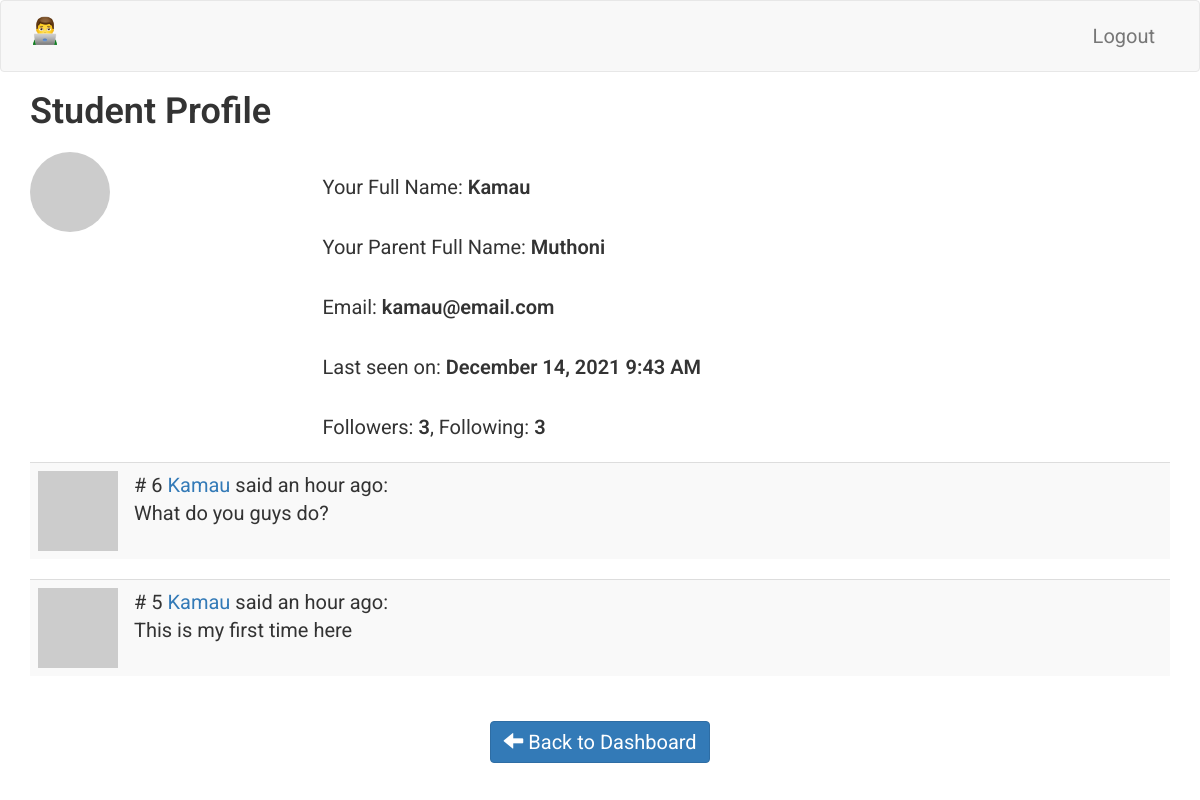
Screenshot of /student/Kamau/profile (signed in) with the database file from the repository.
### app/models.py (models this page shows, shortened)
class Client(UserMixin, db.Model):
    __tablename__ = 'client'
    id = db.Column(db.Integer, primary_key=True)
    parent_full_name = db.Column(db.String(64), index=True)
    parent_email = db.Column(db.String(120), index=True)
    parent_phone = db.Column(db.String(120), index=True)
    parent_occupation = db.Column(db.String(120), index=True)
    parent_residence = db.Column(db.String(120), index=True)
    parent_password_hash = db.Column(db.String(128))
    parent_about_me = db.Column(db.String(140))
    parent_last_seen = db.Column(db.DateTime, default=datetime.utcnow)
    student_full_name = db.Column(db.String(64), index=True)
    student_email = db.Column(db.String(120), index=True)
    student_phone = db.Column(db.String(120), index=True)
    student_school = db.Column(db.String(120), index=True)
    student_age = db.Column(db.Integer, index=True)
    student_password_hash = db.Column(db.String(128))
    student_about_me = db.Column(db.String(140))
    student_last_seen = db.Column(db.DateTime, default=datetime.utcnow)
    comments = db.relationship('CommunityComment', backref='author', lazy='dynamic')
    def avatar_student(self, size):
        digest = md5(self.student_email.lower().encode('utf-8')).hexdigest()
        return 'https://www.gravatar.com/avatar/{}?d=identicon&s={}'.format(
            digest, size)

class CommunityComment(db.Model):
    __tablename__ = 'community_comment'
    id = db.Column(db.Integer, primary_key=True)
    body = db.Column(db.String(140))
    timestamp = db.Column(db.DateTime, index=True, default=datetime.utcnow)
    client_id = db.Column(db.Integer, db.ForeignKey('client.id'))

### app/routes.py (the view)
@app.route('/student/<student_full_name>/profile')
@login_required
def profile_student(student_full_name):
    student = Client.query.filter_by(student_full_name=student_full_name).first_or_404()
    comments = student.comments.order_by(CommunityComment.timestamp.desc()).all()
    return render_template('profile_student.html',
                           title='Profile',
                           student=student,
                           comments=comments
                           )

### app/models.py (called while the page is built)
@login.user_loader
def load_user(id):
    return Client.query.get(int(id))

### app/routes.py (called while the page is built)
@app.before_request
def before_request_student():
    if current_user.is_authenticated:
        current_user.student_last_seen = datetime.utcnow()
        db.session.commit()

@app.before_request
def before_request_parent():
    if current_user.is_authenticated:
        current_user.parent_last_seen = datetime.utcnow()
        db.session.commit()

### app/templates/profile_student.html (shortened to what this page needs)
{% extends 'base.html' %}
{% block app_content %}
<div class="row">
    <div class="col-sm-12">
        <H1>Student Profile</H1>
    </div>
</div>
<div class="row">
    <div class="col-sm-3">
        <img src=" {{ student.avatar_student(128) }} " class="img-circle">
    </div>
    <div class="col-sm-9">
        <p>
            Your Full Name: <span style="font-weight: 600;">{{ student.student_full_name }}</span>
        </p>
        <p>
            Your Parent Full Name: <span style="font-weight: 600;">{{ student.parent_full_name }}</span>
        </p>
        <p>
            Email: <span style="font-weight: 600;">{{ student.student_email }}</span>
        </p>
        {% if student.student_last_seen %}
            <p>
                Last seen on: <span style="font-weight: 600;">{{ moment(student.student_last_seen).format('LLL') }}</span>
            </p>
        {% endif %}
        <p>
            Followers: <span style="font-weight: 600;">3</span>, Following: <span style="font-weight: 600;">3</span>
        </p>
    </div>
</div>
<div class="row">
    <div class="col-sm-12">
        {% for comment in comments %}
            {% include '_comments_students.html' %}
        {% endfor %}
    </div>
</div>
<div class="row text-center">
    <div class="col-sm-4">
    </div>
    <div class="col-sm-4">
        <p>
            <a href=" {{ url_for('dashboard_student') }} " class="btn btn-primary">
                <span class="glyphicon glyphicon-arrow-left" aria-hidden="true"></span>
                    Back to Dashboard
            </a>
        </p>
    </div>
    <div class="col-sm-4">
    </div>
</div>
{% endblock %}

### app/templates/_comments_students.html
<table class="table table-striped">
    <tr valign='top'>
        <td width="30px">
            <a href=" {{ url_for('profile_student', student_full_name=comment.author.student_full_name) }} ">
                <img src=" {{ comment.author.avatar_student(30) }}  ">
            </a>
        </td>
        <td>
            <span class="comment-id"># {{ comment.id }} </span>
            <a href="{{ url_for('profile_student', student_full_name=comment.author.student_full_name) }}">
                <span class="comment-author-admin"> {{ comment.author.student_full_name }} </span>
            </a>
            said {{ moment(comment.timestamp).fromNow() }}:
            <br>
            <div class="comment-body">
                {{ comment.body }}
            </div>
        </td>
    </tr>
</table>

### app/static/css/main.css (style rules this page uses)
html, body { font-family: 'Roboto', sans-serif; }
h1 { padding-bottom: 10px; font-weight: 600; margin-top: 0px; padding-top: 0px; }
h2, h3, h4, h5, h6, p { margin-top: 0px; padding-top: 10px; padding-bottom: 10px; }
p, li { line-height: 30px; margin-top: 10px; margin-bottom: 10px; }
p, li, td, .btn, .btn-alt, .schedule-btn { font-size: 20px; }
.btn { margin-top: 5px; margin-bottom: 5px; }

### rows the page displays
Client: student_full_name "Kamau", parent_full_name "Muthoni", student_email "kamau@email.com", student_last_seen "December 14, 2021 9:43 AM"
CommunityComment: id "6", author.student_full_name "Kamau", timestamp "an hour ago", body "What do you guys do?"
CommunityComment: id "5", author.student_full_name "Kamau", timestamp "an hour ago", body "This is my first time here"
